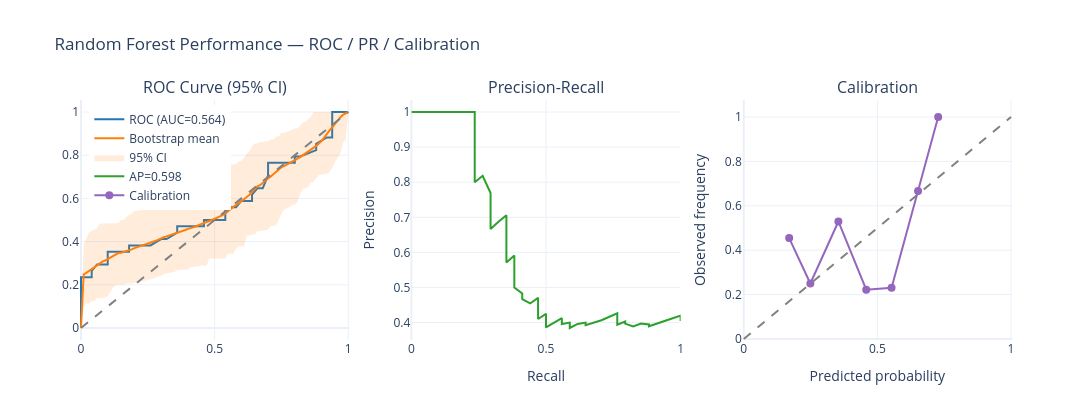

Notebook code for this chart:
### Code cell
# ensuring these exist from earlier cells: y_test, y_pred_proba, rf_model, X_test
y_true = np.asarray(y_test)
y_score = np.asarray(y_pred_proba)

# ROC + bootstrap CI
fpr, tpr, _ = roc_curve(y_true, y_score)
roc_auc = auc(fpr, tpr)
base_fpr = np.linspace(0, 1, 101)
n_boot = 200
rng = np.random.RandomState(42)
tprs = []
for i in range(n_boot):
    idx = rng.choice(len(y_true), size=len(y_true), replace=True)
    if len(np.unique(y_true[idx])) < 2:
        continue
    fpr_b, tpr_b, _ = roc_curve(y_true[idx], y_score[idx])
    tpr_i = np.interp(base_fpr, fpr_b, tpr_b)
    tpr_i[0] = 0.0
    tprs.append(tpr_i)
tprs = np.array(tprs)
tpr_mean = tprs.mean(axis=0)
tpr_lower = np.percentile(tprs, 2.5, axis=0)
tpr_upper = np.percentile(tprs, 97.5, axis=0)

# Precision-Recall
precision, recall, _ = precision_recall_curve(y_true, y_score)
avg_prec = average_precision_score(y_true, y_score)

# Calibration
prob_true, prob_pred = calibration_curve(y_true, y_score, n_bins=10)

# Interactive Plotly figure with 3 panels
fig = make_subplots(rows=1, cols=3, subplot_titles=("ROC Curve (95% CI)", "Precision-Recall", "Calibration"),
                    specs=[[{"type": "xy"}, {"type": "xy"}, {"type": "xy"}]])

# ROC main line
fig.add_trace(go.Scatter(x=fpr, y=tpr, mode='lines', name=f'ROC (AUC={roc_auc:.3f})',
                         line=dict(color='#1f77b4', width=2)), row=1, col=1)
# ROC mean
fig.add_trace(go.Scatter(x=base_fpr, y=tpr_mean, mode='lines', name='Bootstrap mean', line=dict(color='#ff7f0e')), row=1, col=1)
# ROC CI band
ci_x = np.concatenate([base_fpr, base_fpr[::-1]])
ci_y = np.concatenate([tpr_upper, tpr_lower[::-1]])
fig.add_trace(go.Scatter(x=ci_x, y=ci_y, fill='toself', fillcolor='rgba(255,127,14,0.15)',
                         line=dict(color='rgba(255,127,14,0)'), showlegend=True, name='95% CI'), row=1, col=1)
fig.add_shape(type='line', x0=0, x1=1, y0=0, y1=1, line=dict(dash='dash', color='gray'), row=1, col=1)

# Precision-Recall
fig.add_trace(go.Scatter(x=recall, y=precision, mode='lines', name=f'AP={avg_prec:.3f}', line=dict(color='#2ca02c')), row=1, col=2)
fig.update_xaxes(title_text='Recall', row=1, col=2)
fig.update_yaxes(title_text='Precision', row=1, col=2)

# Calibration
fig.add_trace(go.Scatter(x=prob_pred, y=prob_true, mode='markers+lines', name='Calibration', marker=dict(size=8, color='#9467bd')), row=1, col=3)
fig.add_shape(type='line', x0=0, x1=1, y0=0, y1=1, line=dict(dash='dash', color='gray'), row=1, col=3)
fig.update_xaxes(title_text='Predicted probability', row=1, col=3)
fig.update_yaxes(title_text='Observed frequency', row=1, col=3)

# Layout
fig.update_layout(template='plotly_white', width=1200, height=420,
                  title_text='Random Forest Performance — ROC / PR / Calibration', legend=dict(yanchor="top", y=0.98, xanchor="left", x=0.01))

fig.show()

### Figure 1 — Plotly figure (JSON) as saved in the notebook; plotly's stock layout.template omitted (floating-point values rounded to 4 significant figures; data arrays with more than 128 entries replaced by an {"elided": "..."} marker saying what was removed)
{"data": [{"line": {"color": "#1f77b4", "width": 2}, "mode": "lines", "name": "ROC (AUC=0.564)", "type": "scatter", "x": [0.0, 0.0, 0.0, 0.0, 0.0, 0.04, 0.04, 0.06, 0.1, 0.1, 0.14, 0.18, 0.18, 0.26, 0.3, 0.32, 0.36, 0.36, 0.42, 0.46, 0.46, 0.48, 0.54, 0.54, 0.58, 0.6, 0.64, 0.64, 0.66, 0.68, 0.7, 0.7, 0.74, 0.8, 0.8, 0.82, 0.88, 0.88, 0.92, 0.94, 0.94, 0.94, 0.96, 1.0], "xaxis": "x", "y": [0.0, 0.02941, 0.08824, 0.1765, 0.2353, 0.2353, 0.2647, 0.2941, 0.2941, 0.3529, 0.3529, 0.3529, 0.3824, 0.3824, 0.4118, 0.4118, 0.4412, 0.4706, 0.4706, 0.4706, 0.5, 0.5, 0.5, 0.5588, 0.5588, 0.5882, 0.5882, 0.6176, 0.6471, 0.6471, 0.7059, 0.7647, 0.7647, 0.7647, 0.7941, 0.7941, 0.8235, 0.8529, 0.8824, 0.8824, 0.9706, 1.0, 1.0, 1.0], "yaxis": "y"}, {"line": {"color": "#ff7f0e"}, "mode": "lines", "name": "Bootstrap mean", "type": "scatter", "x": [0.0, 0.01, 0.02, 0.03, 0.04, 0.05, 0.06, 0.07, 0.08, 0.09, 0.1, 0.11, 0.12, 0.13, 0.14, 0.15, 0.16, 0.17, 0.18, 0.19, 0.2, 0.21, 0.22, 0.23, 0.24, 0.25, 0.26, 0.27, 0.28, 0.29, 0.3, 0.31, 0.32, 0.33, 0.34, 0.35, 0.36, 0.37, 0.38, 0.39, 0.4, 0.41, 0.42, 0.43, 0.44, 0.45, 0.46, 0.47, 0.48, 0.49, 0.5, 0.51, 0.52, 0.53, 0.54, 0.55, 0.56, 0.57, 0.58, 0.59, 0.6, 0.61, 0.62, 0.63, 0.64, 0.65, 0.66, 0.67, 0.68, 0.69, 0.7, 0.71, 0.72, 0.73, 0.74, 0.75, 0.76, 0.77, 0.78, 0.79, 0.8, 0.81, 0.82, 0.83, 0.84, 0.85, 0.86, 0.87, 0.88, 0.89, 0.9, 0.91, 0.92, 0.93, 0.94, 0.95, 0.96, 0.97, 0.98, 0.99, 1.0], "xaxis": "x", "y": [0.0, 0.2481, 0.255, 0.264, 0.2718, 0.2823, 0.2898, 0.2983, 0.3071, 0.3125, 0.3198, 0.326, 0.3363, 0.3429, 0.347, 0.3488, 0.352, 0.3565, 0.3599, 0.3642, 0.3698, 0.3739, 0.3776, 0.381, 0.3848, 0.3905, 0.3944, 0.3983, 0.4037, 0.4095, 0.4163, 0.4203, 0.4244, 0.4284, 0.4321, 0.4348, 0.4388, 0.4434, 0.4491, 0.4536, 0.4588, 0.4621, 0.4672, 0.4699, 0.4762, 0.4801, 0.484, 0.4886, 0.4952, 0.5002, 0.5056, 0.5079, 0.516, 0.5225, 0.5302, 0.5419, 0.5534, 0.5608, 0.5694, 0.5776, 0.5874, 0.596, 0.6069, 0.6156, 0.6298, 0.6424, 0.6557, 0.6612, 0.6728, 0.6827, 0.6919, 0.7019, 0.7121, 0.7218, 0.735, 0.7448, 0.7497, 0.7561, 0.7636, 0.7678, 0.7761, 0.7838, 0.7912, 0.7997, 0.8062, 0.8134, 0.822, 0.8331, 0.843, 0.8544, 0.8655, 0.8813, 0.8996, 0.9148, 0.9288, 0.9445, 0.9635, 0.9749, 0.9865, 0.9925, 1.0], "yaxis": "y"}, {"fill": "toself", "fillcolor": "rgba(255,127,14,0.15)", "line": {"color": "rgba(255,127,14,0)"}, "name": "95% CI", "showlegend": true, "type": "scatter", "x": {"elided": "202 float values"}, "xaxis": "x", "y": {"elided": "202 float values"}, "yaxis": "y"}, {"line": {"color": "#2ca02c"}, "mode": "lines", "name": "AP=0.598", "type": "scatter", "x": [1.0, 1.0, 1.0, 0.9706, 0.8824, 0.8824, 0.8529, 0.8235, 0.7941, 0.7941, 0.7647, 0.7647, 0.7647, 0.7647, 0.7059, 0.6471, 0.6471, 0.6176, 0.5882, 0.5882, 0.5588, 0.5588, 0.5, 0.5, 0.5, 0.4706, 0.4706, 0.4706, 0.4706, 0.4412, 0.4118, 0.4118, 0.3824, 0.3824, 0.3824, 0.3529, 0.3529, 0.3529, 0.3529, 0.3235, 0.2941, 0.2941, 0.2647, 0.2353, 0.2353, 0.2353, 0.1765, 0.1471, 0.1176, 0.08824, 0.02941, 0.0], "xaxis": "x2", "y": [0.4048, 0.4146, 0.4198, 0.4125, 0.3896, 0.3947, 0.3973, 0.3889, 0.3971, 0.403, 0.3939, 0.4127, 0.4194, 0.4262, 0.4068, 0.3929, 0.4, 0.3962, 0.3846, 0.4, 0.3958, 0.413, 0.3864, 0.4146, 0.425, 0.4103, 0.4211, 0.4324, 0.4706, 0.4545, 0.4667, 0.4828, 0.5, 0.5417, 0.5909, 0.5714, 0.6316, 0.6667, 0.7059, 0.6875, 0.6667, 0.7692, 0.8182, 0.8, 0.8889, 1.0, 1.0, 1.0, 1.0, 1.0, 1.0, 1.0], "yaxis": "y2"}, {"marker": {"color": "#9467bd", "size": 8}, "mode": "markers+lines", "name": "Calibration", "type": "scatter", "x": [0.17, 0.2492, 0.3541, 0.4583, 0.5531, 0.6522, 0.7275], "xaxis": "x3", "y": [0.4545, 0.25, 0.5294, 0.2222, 0.2308, 0.6667, 1.0], "yaxis": "y3"}], "layout": {"annotations": [{"font": {"size": 16}, "showarrow": false, "text": "ROC Curve (95% CI)", "x": 0.1444, "xanchor": "center", "xref": "paper", "y": 1, "yanchor": "bottom", "yref": "paper"}, {"font": {"size": 16}, "showarrow": false, "text": "Precision-Recall", "x": 0.5, "xanchor": "center", "xref": "paper", "y": 1, "yanchor": "bottom", "yref": "paper"}, {"font": {"size": 16}, "showarrow": false, "text": "Calibration", "x": 0.8556, "xanchor": "center", "xref": "paper", "y": 1, "yanchor": "bottom", "yref": "paper"}], "height": 420, "legend": {"x": 0.01, "xanchor": "left", "y": 0.98, "yanchor": "top"}, "shapes": [{"line": {"color": "gray", "dash": "dash"}, "type": "line", "x0": 0, "x1": 1, "xref": "x", "y0": 0, "y1": 1, "yref": "y"}, {"line": {"color": "gray", "dash": "dash"}, "type": "line", "x0": 0, "x1": 1, "xref": "x3", "y0": 0, "y1": 1, "yref": "y3"}], "title": {"text": "Random Forest Performance — ROC / PR / Calibration"}, "width": 1200, "xaxis": {"anchor": "y", "domain": [0, 0.2889]}, "xaxis2": {"anchor": "y2", "domain": [0.3556, 0.6444], "title": {"text": "Recall"}}, "xaxis3": {"anchor": "y3", "domain": [0.7111, 1], "title": {"text": "Predicted probability"}}, "yaxis": {"anchor": "x", "domain": [0, 1]}, "yaxis2": {"anchor": "x2", "domain": [0, 1], "title": {"text": "Precision"}}, "yaxis3": {"anchor": "x3", "domain": [0, 1], "title": {"text": "Observed frequency"}}}}
